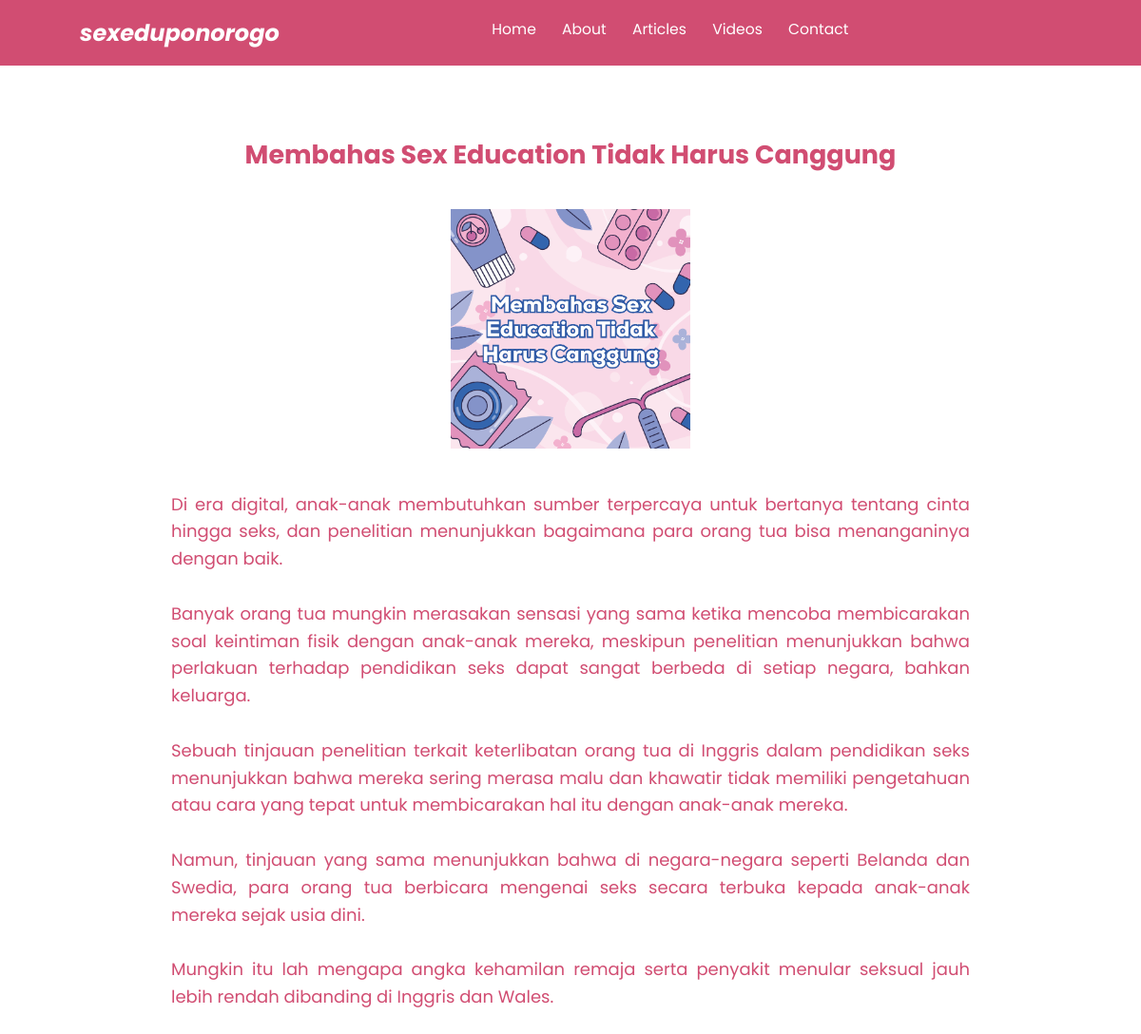
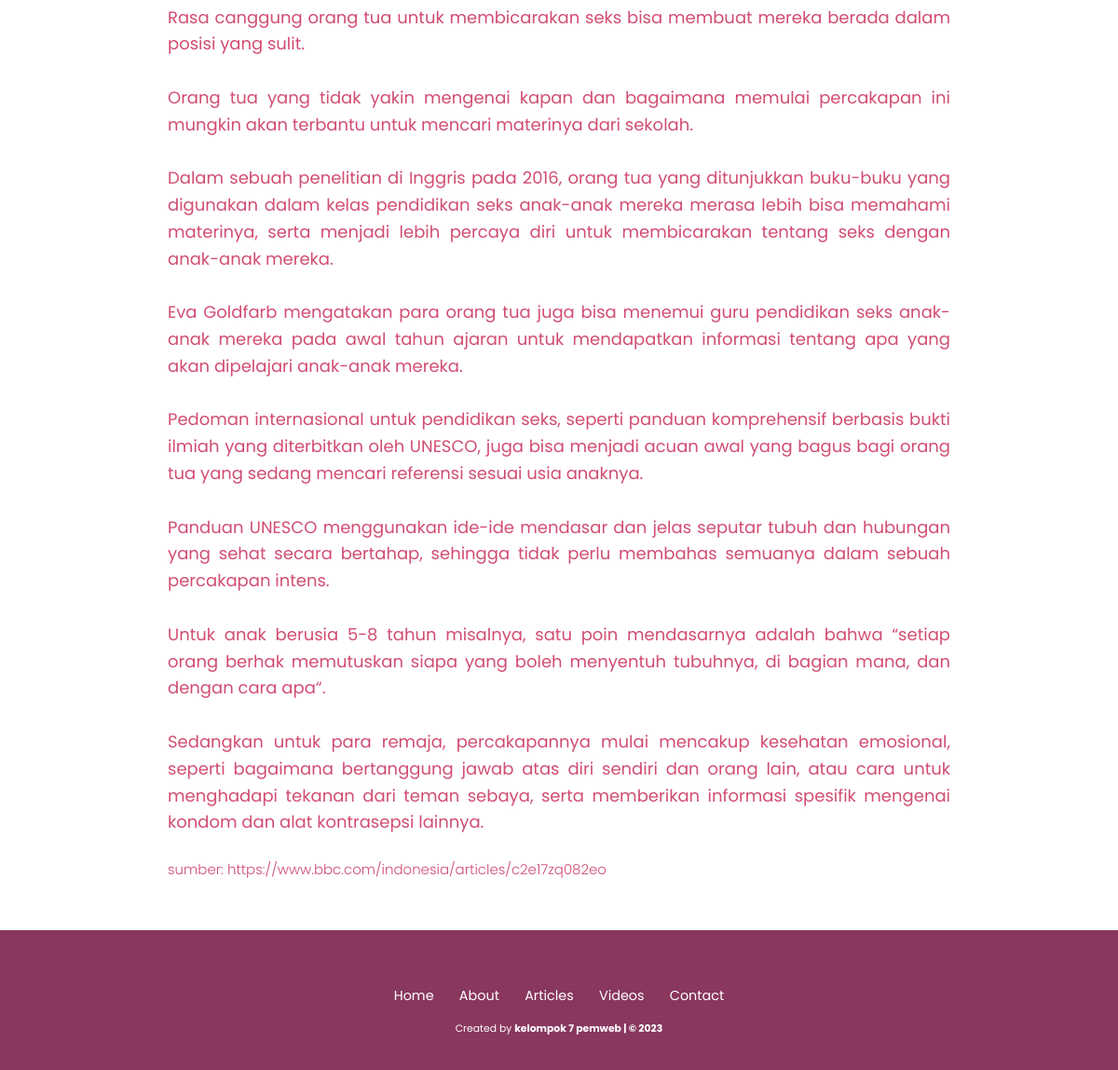
The page /article/article2.php on the database its author committed (2 pictures, top to bottom).
### tables this page shows
CREATE TABLE `article` (
  `id` int(11) NOT NULL,
  `title` varchar(100) NOT NULL,
  `synopsis` text NOT NULL,
  `description` longtext NOT NULL,
  `picture` varchar(250) NOT NULL,
  `source` varchar(200) NOT NULL
);

### functions.php (called while the page is built, shortened)
<?php
$conn = mysqli_connect("localhost", "root", "", "sex_education");
function query($query){
    global $conn;
    $result = mysqli_query($conn, $query);
    $rows = [];
    while($row = mysqli_fetch_assoc($result)){
        $rows[] = $row;
    }
    return $rows;
}
?>

### article/article2.php (the view, shortened to what this page needs)
<?php
require '../functions.php';
$article = query("SELECT * FROM article LIMIT 1,1");
?>
<!DOCTYPE html>
<html lang="en">
  <head>
    <link rel="stylesheet" href="../css/style.css" />
  </head>
  <body>
    <nav class="navbar">
      <a href="../index.php" class="navbar-logo">sexeduponorogo</a>
      <div class="navbar-nav">
        <a href="../index.php">Home</a>
        <a href="../about.php">About</a>
        <a href="../article.php">Articles</a>
        <a href="../video.php">Videos</a>
        <a href="../contact.php">Contact</a>
      </div>
    </nav>
    <section id="article-sub" class="article-sub">
      <div class="row">
        <?php foreach ($article as $row) : ?>
        <div class="content">
          <h2 class="title"><?= $row["title"]; ?></h2>
          <img src="../img/article/<?= $row["picture"]; ?>" class="article-img" alt="" />
          <p>
          <?= $row["description"]; ?>
          </p>
          <h5>sumber: <?= $row["source"]; ?></h5>
        </div>
        <?php endforeach; ?>
      </div>
    </section>
    <footer>
      <div class="links">
        <a href="../index.php">Home</a>
        <a href="../about.php">About</a>
        <a href="../article.php">Articles</a>
        <a href="../video.php">Videos</a>
        <a href="../contact.php">Contact</a>
      </div>
      <div class="credit">
        <p>
          Created by
          <a href="">kelompok 7 pemweb | &copy; 2023</a>
        </p>
      </div>
    </footer>
  </body>
</html>

### css/style.css (style rules this page uses)
:root { --primary: #d14d72; --bg: #fff; --second: #fcc8d1; }
* { font-family: "Poppins", sans-serif; margin: 0; padding: 0; box-sizing: border-box; outline: none; border: none; text-decoration: none; }
html { scroll-behavior: smooth; }
body { font-family: "Poppins", sans-serif; background-color: var(--bg); color: var(--primary); }
.navbar { display: flex; justify-content: space-between; align-items: center; padding: 1.4rem 7%; background-color: var(--primary); top: 0; left: 0; right: 0; z-index: 9999; }
.navbar .navbar-logo { font-size: 2rem; font-weight: 700; color: #fff; font-style: italic; }
.navbar .navbar-nav a { text-align: right; color: #fff; display: inline-block; font-size: 1.3rem; margin: 0 1rem; }
.navbar .navbar-nav a::after { content: ""; display: block; padding-bottom: 0.5rem; border-bottom: 0.1rem solid var(--bg); transform: scaleX(0); transition: 0.2s linear; }
.article-sub { min-height: 100vh; background-color: var(--bg); padding: 1rem 7% 1.4rem; }
.article-sub .row { display: flex; }
.article-sub .row .content { color: var(--primary); text-align: center; max-width: 70rem; margin: auto; line-height: 1.6; font-size: 1.5rem; }
.article-sub .row .content .title { margin-top: 2rem auto 0.5rem; }
.article-sub .row .content .article-img { padding-top: 3rem; padding-bottom: 3rem; width: 30%; }
.article-sub .row .content p { text-align: justify; }
.article-sub .row .content h5 { color: var(--primary); text-align: left; padding-top: 2rem; font-weight: 300; margin-top: 2rem auto 0.5rem; }
.row { width: 100%; display: flex; justify-content: center; align-items: center; margin-top: 5rem; }
footer { background-color: #89375f; text-align: center; padding: 5rem 0 3rem; margin-top: 3rem; }
footer .links { margin-bottom: 1.4rem; }
footer .links a { color: var(--bg); padding: 0.7rem 1rem; font-size: 1.2rem; }
footer .credit { font-size: 0.9rem; }
footer .credit a { color: var(--bg); font-weight: 700; }
footer .credit p { color: var(--bg); }
@media (max-width: 1366px) { html { font-size: 75%; } }

### rows shown on the page
article: title "Membahas Sex Education Tidak Harus Canggung", picture (picture), description "Di era digital, anak-anak membutuhkan sumber terpercaya untuk bertanya tentang cinta hingga seks, dan penelitian menunjukkan bagaimana para orang tua bisa menanganinya dengan baik. Banyak orang tua mungkin merasakan sensasi yang sama ketika mencoba membicarakan soal keintiman fisik dengan anak-anak mereka, meskipun penelitian menunjukkan bahwa perlakuan terhadap pendidikan seks dapat sangat berbeda di setiap negara, bahkan keluarga. Sebuah tinjauan penelitian terkait keterlibatan orang tua di Inggris dalam pendidikan seks menunjukkan bahwa mereka sering merasa malu dan khawatir tidak memiliki pengetahuan atau cara yang tepat untuk membicarakan hal itu dengan anak-anak mereka. Namun,…", source "https://www.bbc.com/indonesia/articles/c2e17zq082eo"
